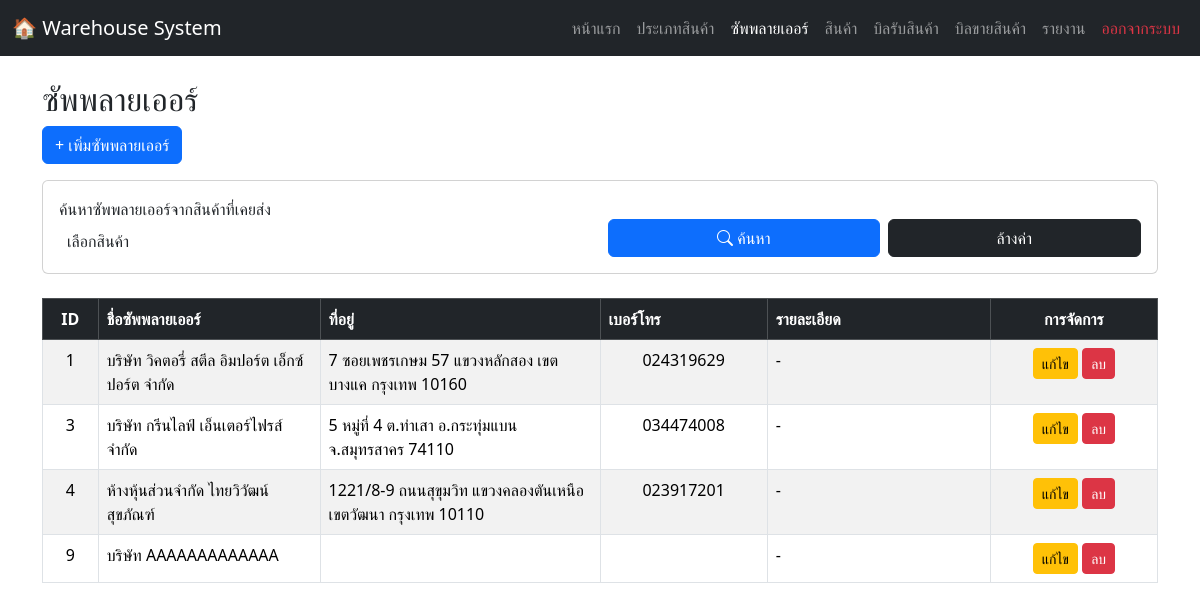
Page /suppliers.php (signed in) on the committed database.
### tables this page shows
CREATE TABLE `suppliers` (
  `supplier_id` int(11) NOT NULL,
  `supplier_name` varchar(150) NOT NULL,
  `address` varchar(255) DEFAULT NULL,
  `phone` varchar(50) DEFAULT NULL,
  `description` text DEFAULT NULL
);

### suppliers.php (the view, shortened to what this page needs)
<?php
include 'connection.php';
$product_id_filter = $_GET['product_id'] ?? null;
if ($product_id_filter && is_numeric($product_id_filter)) {
    $sql = "SELECT DISTINCT s.supplier_id, s.supplier_name, s.address, s.phone, s.description
            FROM suppliers s
            JOIN purchases pu ON s.supplier_id = pu.supplier_id
            JOIN purchase_details pd ON pu.purchase_id = pd.purchase_id
            WHERE pd.product_id = ?
            ORDER BY s.supplier_name ASC";
    $stmt = $conn->prepare($sql);
    $stmt->bind_param("i", $product_id_filter);
    $stmt->execute();
    $result = $stmt->get_result();
} else {
    $sql = "SELECT supplier_id, supplier_name, address, phone, description FROM suppliers ORDER BY supplier_id ASC";
    $result = $conn->query($sql);
}
?>
<!DOCTYPE html>
<html lang="th">
<head>
    <link rel="stylesheet" href="https://cdn.jsdelivr.net/npm/bootstrap@5.3.2/dist/css/bootstrap.min.css">
    <link rel="stylesheet" href="https://cdn.jsdelivr.net/npm/bootstrap-icons@1.11.3/font/bootstrap-icons.min.css">
    <link href="https://cdn.jsdelivr.net/npm/select2@4.1.0-rc.0/dist/css/select2.min.css" rel="stylesheet" />
    <link rel="stylesheet" href="https://cdn.jsdelivr.net/npm/select2-bootstrap-5-theme@1.3.0/dist/select2-bootstrap-5-theme.min.css" />
</head>
<body>
  <nav class="navbar navbar-expand-lg navbar-dark bg-dark no-print">
    <div class="container-fluid">
      <a class="navbar-brand" href="#">🏠 Warehouse System</a>
      <div class="collapse navbar-collapse" id="navbarNav">
        <ul class="navbar-nav ms-auto">
          <li class="nav-item"><a class="nav-link" href="homepage.php">หน้าแรก</a></li>
          <li class="nav-item"><a class="nav-link" href="categories.php">ประเภทสินค้า</a></li>
          <li class="nav-item"><a class="nav-link active" href="suppliers.php">ซัพพลายเออร์</a></li>
          <li class="nav-item"><a class="nav-link" href="products.php">สินค้า</a></li>
        <li class="nav-item"><a class="nav-link" href="warehouse_page.php">บิลรับสินค้า</a></li>
        <li class="nav-item"><a class="nav-link" href="warehouse_sale.php">บิลขายสินค้า</a></li>
          <li class="nav-item"><a class="nav-link" href="report.php">รายงาน</a></li>
          <li class="nav-item"><a class="nav-link text-danger" href="logout.php">ออกจากระบบ</a></li>
        </ul>
      </div>
    </div>
  </nav>
<div class="container mt-4">
  <h2>ซัพพลายเออร์</h2>
  <a href="add_suppliers.php" class="btn btn-primary mb-3">+ เพิ่มซัพพลายเออร์</a>
  <form method="GET" class="card card-body mb-4">
    <div class="row g-3 align-items-end">
      <div class="col-md-6">
        <label for="product_id" class="form-label">ค้นหาซัพพลายเออร์จากสินค้าที่เคยส่ง</label>
      </div>
      <div class="col-md-6 d-flex gap-2">
        <button type="submit" class="btn btn-primary flex-grow-1">
          <i class="bi bi-search"></i> ค้นหา
        </button>
        <a href="suppliers.php" class="btn btn-dark flex-grow-1">ล้างค่า</a>
      </div>
    </div>
  </form>
  <table class="table table-bordered table-striped">
    <thead class="table-dark">
      <tr>
        <th class="text-center" style="width: 5%;">ID</th>
        <th>ชื่อซัพพลายเออร์</th>
        <th>ที่อยู่</th>
        <th style="width: 15%;">เบอร์โทร</th>
        <th style="width: 20%;">รายละเอียด</th>
        <th class="text-center" style="width: 15%;">การจัดการ</th>
      </tr>
    </thead>
    <tbody>
      <?php
      if ($result->num_rows > 0) {
          while ($row = $result->fetch_assoc()) {
              echo "<tr>
                      <td class='text-center'>" . htmlspecialchars($row['supplier_id']) . "</td>
                      <td>" . htmlspecialchars($row['supplier_name']) . "</td>
                      <td>" . htmlspecialchars($row['address']) . "</td>
                      <td class='text-center'>" . htmlspecialchars($row['phone']) . "</td>
                      <td>" . htmlspecialchars($row['description'] ?? '-') . "</td>
                      <td class='text-center'>
                        <a href='supplier_edit.php?id={$row['supplier_id']}' class='btn btn-warning btn-sm'>แก้ไข</a>
                        <form method='POST' action='supplier_delete.php' style='display: inline-block;' onsubmit=\"return confirm('คุณแน่ใจหรือไม่ว่าต้องการลบซัพพลายเออร์นี้?');\">
                            <input type='hidden' name='id' value='{$row['supplier_id']}'>
                            <button type='submit' class='btn btn-danger btn-sm'>ลบ</button>
                        </form>
                    </td>
                    </tr>";
          }
      } else {
          echo "<tr><td colspan='6' class='text-center text-muted'>ไม่มีข้อมูลซัพพลายเออร์</td></tr>";
      }
      ?>
    </tbody>
  </table>
</div>
</body>
</html>

### rows in the picture
suppliers: supplier_id "1", supplier_name "บริษัท วิคตอรี่ สตีล อิมปอร์ต เอ็กซ์ปอร์ต จำกัด", address "7 ซอยเพชรเกษม 57 แขวงหลักสอง เขตบางแค กรุงเทพ 10160", phone "024319629", description "-"
suppliers: supplier_id "3", supplier_name "บริษัท กรีนไลฟ์ เอ็นเตอร์ไฟรส์ จำกัด", address "5 หมู่ที่ 4 ต.ท่าเสา อ.กระทุ่มแบน จ.สมุทรสาคร 74110", phone "034474008", description "-"
suppliers: supplier_id "4", supplier_name "ห้างหุ้นส่วนจำกัด ไทยวิวัฒน์สุขภัณฑ์", address "1221/8-9 ถนนสุขุมวิท แขวงคลองตันเหนือ เขตวัฒนา กรุงเทพ 10110", phone "023917201", description "-"
suppliers: supplier_id "9", supplier_name "บริษัท AAAAAAAAAAAAA", description "-"
